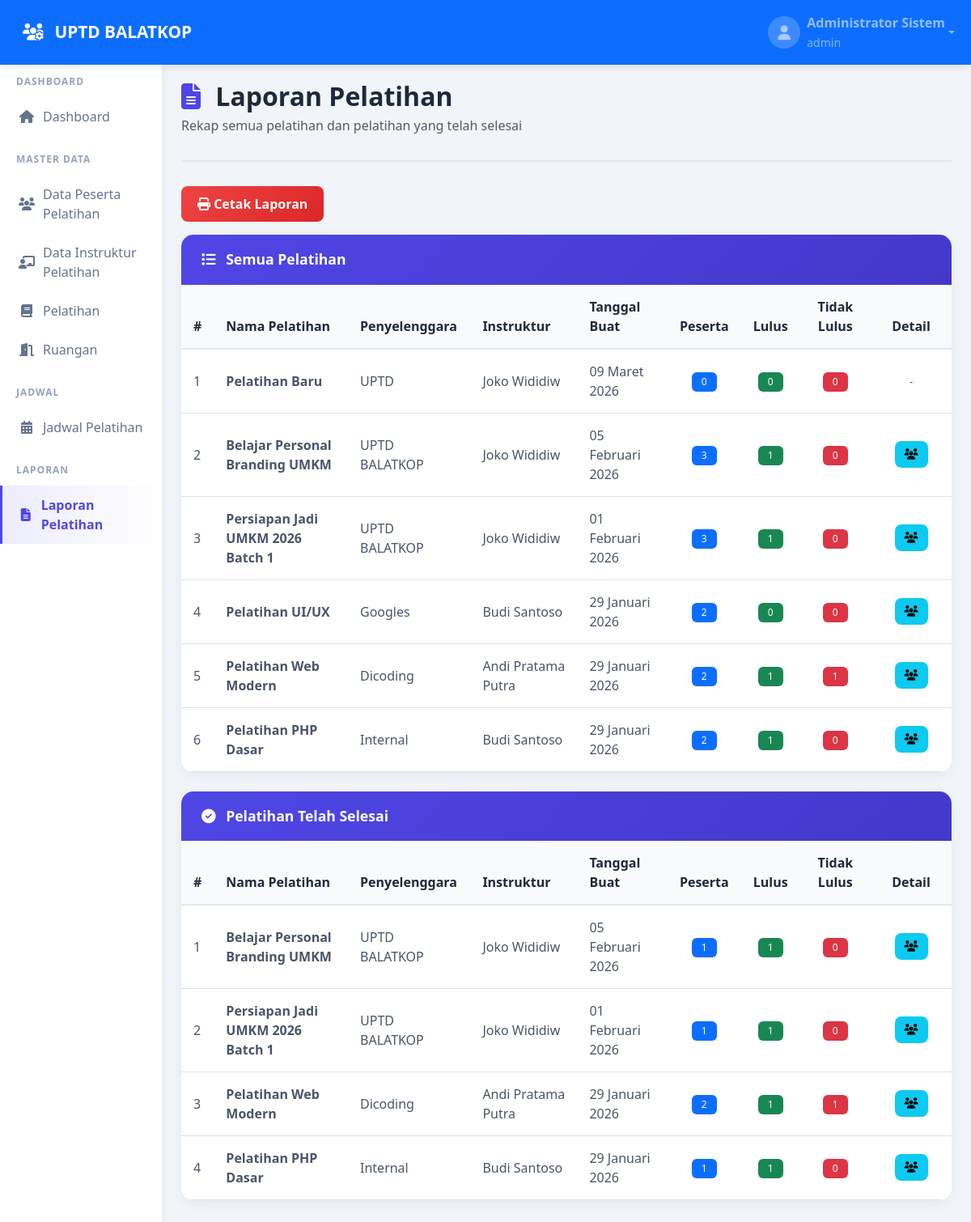
The page /Admin/laporan_pelatihan.php (signed in) on the database its author committed.
### tables this page shows
CREATE TABLE `pelatihan` (
  `id` int(11) NOT NULL,
  `nama_pelatihan` varchar(100) NOT NULL,
  `penyelenggara` varchar(100) DEFAULT NULL,
  `kuota` int(11) DEFAULT NULL,
  `created_at` timestamp NULL DEFAULT current_timestamp(),
  `instruktur_id` int(11) DEFAULT NULL
);

CREATE TABLE `users` (
  `id` int(11) NOT NULL,
  `nama_lengkap` varchar(100) NOT NULL,
  `username` varchar(50) NOT NULL,
  `password` varchar(255) NOT NULL,
  `role` enum('Peserta','Admin','Instruktur','Pimpinan') NOT NULL DEFAULT 'Peserta',
  `created_at` timestamp NULL DEFAULT current_timestamp(),
  `updated_at` timestamp NULL DEFAULT current_timestamp() ON UPDATE current_timestamp()
);

### config.php (called while the page is built, shortened)
<?php
function format_tanggal($date) {
    $bulan = [
        1 => 'Januari', 'Februari', 'Maret', 'April', 'Mei', 'Juni',
        'Juli', 'Agustus', 'September', 'Oktober', 'November', 'Desember'
    ];
    $timestamp = strtotime($date);
    $d = date('d', $timestamp);
    $m = date('n', $timestamp);
    $y = date('Y', $timestamp);
    return $d . ' ' . $bulan[$m] . ' ' . $y;
}
?>

### Admin/laporan_pelatihan.php (the view, shortened to what this page needs)
<?php
require_once '../config.php';
$conn = getConnection();
$pelatihan = $conn->query("
    SELECT
        p.id,
        p.nama_pelatihan,
        p.penyelenggara,
        u.nama_lengkap AS instruktur,
        p.created_at,
        COUNT(rp.id) AS total_peserta,
        SUM(CASE WHEN rp.status = 'Lulus' THEN 1 ELSE 0 END) AS total_lulus,
        SUM(CASE WHEN rp.status = 'Tidak Lulus' THEN 1 ELSE 0 END) AS total_tidak_lulus
    FROM pelatihan p
    LEFT JOIN users u ON p.instruktur_id = u.id
    LEFT JOIN riwayat_peserta rp ON p.id = rp.pelatihan_id
    GROUP BY p.id
    ORDER BY p.created_at DESC
");
$pelatihan_selesai = $conn->query("
    SELECT
        p.id,
        p.nama_pelatihan,
        p.penyelenggara,
        u.nama_lengkap AS instruktur,
        p.created_at,
        COUNT(rp.id) AS total_peserta,
        SUM(CASE WHEN rp.status = 'Lulus' THEN 1 ELSE 0 END) AS total_lulus,
        SUM(CASE WHEN rp.status = 'Tidak Lulus' THEN 1 ELSE 0 END) AS total_tidak_lulus
    FROM pelatihan p
    LEFT JOIN users u ON p.instruktur_id = u.id
    LEFT JOIN riwayat_peserta rp ON p.id = rp.pelatihan_id
    WHERE rp.status IN ('Lulus','Tidak Lulus')
    GROUP BY p.id
    HAVING total_lulus > 0 OR total_tidak_lulus > 0
    ORDER BY p.created_at DESC
");
$peserta_query = $conn->query("
    SELECT
        rp.pelatihan_id,
        ps.id AS peserta_id,
        ps.nama_lengkap,
        ps.email,
        ps.telepon,
        rp.tanggal_ikut,
        rp.status
    FROM riwayat_peserta rp
    JOIN peserta ps ON rp.peserta_id = ps.id
    ORDER BY rp.pelatihan_id, ps.nama_lengkap
");
$peserta_per_pelatihan = [];
while ($p = $peserta_query->fetch_assoc()) {
    $peserta_per_pelatihan[$p['pelatihan_id']][] = $p;
}
?>
<!DOCTYPE html>
<html lang="id">
<head>
    <link href="https://cdn.jsdelivr.net/npm/bootstrap@5.3.0/dist/css/bootstrap.min.css" rel="stylesheet">
    <link rel="stylesheet" href="https://cdnjs.cloudflare.com/ajax/libs/font-awesome/6.4.0/css/all.min.css">
    <link rel="stylesheet" href="../assets/css/style.css">
</head>
<body>
    <?php include '../includes/navbar.php'; ?>
    <div class="container-fluid">
        <div class="row">
            <?php include '../includes/sidebar.php'; ?>
            <main class="col-md-9 ms-sm-auto col-lg-10 px-md-4 main-content">
                <div class="page-header">
                    <h1><i class="fas fa-file-alt"></i> Laporan Pelatihan</h1>
                    <p class="text-muted">Rekap semua pelatihan dan pelatihan yang telah selesai</p>
                </div>
                <a href="laporan_pelatihan_cetak.php" target="_blank" class="btn btn-danger mb-3">
                    <i class="fas fa-print"></i> Cetak Laporan
                </a>
                <div class="content-card mb-4">
                    <div class="card-header">
                        <h5><i class="fas fa-list"></i> Semua Pelatihan</h5>
                    </div>
                    <div class="table-responsive">
                        <table class="table table-hover align-middle">
                            <thead>
                                <tr>
                                    <th width="40">#</th>
                                    <th>Nama Pelatihan</th>
                                    <th>Penyelenggara</th>
                                    <th>Instruktur</th>
                                    <th>Tanggal Buat</th>
                                    <th class="text-center">Peserta</th>
                                    <th class="text-center">Lulus</th>
                                    <th class="text-center">Tidak Lulus</th>
                                    <th class="text-center" width="100">Detail</th>
                                </tr>
                            </thead>
                            <tbody>
                                <?php $no = 1;
                                foreach ($pelatihan as $row): ?>
                                    <tr>
                                        <td><?= $no++; ?></td>
                                        <td><strong><?= htmlspecialchars($row['nama_pelatihan']); ?></strong></td>
                                        <td><?= htmlspecialchars($row['penyelenggara'] ?: '-'); ?></td>
                                        <td><?= htmlspecialchars($row['instruktur'] ?: '-'); ?></td>
                                        <td><?= format_tanggal($row['created_at']); ?></td>
                                        <td class="text-center"><span class="badge bg-primary"><?= $row['total_peserta']; ?></span></td>
                                        <td class="text-center"><span class="badge bg-success"><?= $row['total_lulus'] ?: 0; ?></span></td>
                                        <td class="text-center"><span class="badge bg-danger"><?= $row['total_tidak_lulus'] ?: 0; ?></span></td>
                                        <td class="text-center">
                                            <?php if (!empty($peserta_per_pelatihan[$row['id']])): ?>
                                                <button class="btn btn-info btn-sm" type="button"
                                                    data-bs-toggle="collapse"
                                                    data-bs-target="#peserta-a-<?= $row['id']; ?>">
                                                    <i class="fas fa-users"></i>
                                                </button>
                                            <?php else: ?>
                                                <span class="text-muted small">-</span>
                                            <?php endif; ?>
                                        </td>
                                    </tr>
                                <?php endforeach; ?>
                            </tbody>
                        </table>
                    </div>
                </div>
                <div class="content-card">
                    <div class="card-header">
                        <h5><i class="fas fa-check-circle"></i> Pelatihan Telah Selesai</h5>
                    </div>
                    <div class="table-responsive">
                        <table class="table table-hover align-middle">
                            <thead>
                                <tr>
                                    <th width="40">#</th>
                                    <th>Nama Pelatihan</th>
                                    <th>Penyelenggara</th>
                                    <th>Instruktur</th>
                                    <th>Tanggal Buat</th>
                                    <th class="text-center">Peserta</th>
                                    <th class="text-center">Lulus</th>
                                    <th class="text-center">Tidak Lulus</th>
                                    <th class="text-center" width="100">Detail</th>
                                </tr>
                            </thead>
                            <tbody>
                                <?php $no = 1;
                                foreach ($pelatihan_selesai as $row): ?>
                                    <tr>
                                        <td><?= $no++; ?></td>
                                        <td><strong><?= htmlspecialchars($row['nama_pelatihan']); ?></strong></td>
                                        <td><?= htmlspecialchars($row['penyelenggara'] ?: '-'); ?></td>
                                        <td><?= htmlspecialchars($row['instruktur'] ?: '-'); ?></td>
                                        <td><?= format_tanggal($row['created_at']); ?></td>
                                        <td class="text-center"><span class="badge bg-primary"><?= $row['total_peserta']; ?></span></td>
                                        <td class="text-center"><span class="badge bg-success"><?= $row['total_lulus'] ?: 0; ?></span></td>
                                        <td class="text-center"><span class="badge bg-danger"><?= $row['total_tidak_lulus'] ?: 0; ?></span></td>
                                        <td class="text-center">
                                            <?php if (!empty($peserta_per_pelatihan[$row['id']])): ?>
                                                <button class="btn btn-info btn-sm" type="button"
                                                    data-bs-toggle="collapse"
                                                    data-bs-target="#peserta-b-<?= $row['id']; ?>">
                                                    <i class="fas fa-users"></i>
                                                </button>
                                            <?php else: ?>
                                                <span class="text-muted small">-</span>
                                            <?php endif; ?>
                                        </td>
                                    </tr>
                                <?php endforeach; ?>
                            </tbody>
                        </table>
                    </div>
                </div>
            </main>
        </div>
    </div>
</body>
</html>

### assets/css/style.css (style rules this page uses)
:root { --primary: #4f46e5; --primary-dark: #4338ca; --secondary: #06b6d4; --success: #10b981; --danger: #ef4444; --warning: #f59e0b; --info: #3b82f6; --dark: #1e293b; --light: #f8fafc; --sidebar-width: 250px; }
* { margin: 0; padding: 0; box-sizing: border-box; }
body { font-family: 'Segoe UI', Tahoma, Geneva, Verdana, sans-serif; background-color: #f1f5f9; overflow-x: hidden; }
.main-content { margin-top: 20px; padding-bottom: 40px; }
.page-header { margin-bottom: 30px; padding-bottom: 15px; border-bottom: 2px solid #e2e8f0; }
.page-header h1 { font-size: 2rem; font-weight: 700; color: var(--dark); margin-bottom: 5px; }
.page-header h1 i { color: var(--primary); margin-right: 10px; }
.content-card { background: white; border-radius: 15px; box-shadow: 0 4px 15px rgba(0,0,0,0.05); margin-bottom: 30px; overflow: hidden; animation: fadeInUp 0.6s ease-out; }
.content-card .card-header { background: linear-gradient(135deg, var(--primary) 0%, var(--primary-dark) 100%); color: white; padding: 20px 25px; border: none; }
.content-card .card-header h5 { margin: 0; font-weight: 600; font-size: 1.1rem; }
.content-card .card-header i { margin-right: 8px; }
.table { margin-bottom: 0; }
.table thead th { background: #f8fafc; color: var(--dark); font-weight: 600; border-bottom: 2px solid #e2e8f0; padding: 15px; }
.table tbody td { padding: 15px; vertical-align: middle; color: #475569; }
.table-hover tbody tr { transition: all 0.3s; }
.badge { padding: 6px 12px; font-weight: 500; border-radius: 6px; }
.btn { padding: 10px 20px; border-radius: 8px; font-weight: 600; transition: all 0.3s; border: none; }
.btn-danger { background: linear-gradient(135deg, #ef4444 0%, #dc2626 100%); }
.btn-sm { padding: 6px 12px; font-size: 0.85rem; }

### rows shown on the page
pelatihan: nama_pelatihan "Pelatihan Baru", penyelenggara "UPTD", instruktur.nama_lengkap "Joko Wididiw", created_at "09 Maret 2026", total_peserta "0", total_lulus "0", total_tidak_lulus "0"
pelatihan: nama_pelatihan "Belajar Personal Branding UMKM", penyelenggara "UPTD BALATKOP", instruktur.nama_lengkap "Joko Wididiw", created_at "05 Februari 2026", total_peserta "3", total_lulus "1", total_tidak_lulus "0", total_peserta "1"
pelatihan: nama_pelatihan "Persiapan Jadi UMKM 2026 Batch 1", penyelenggara "UPTD BALATKOP", instruktur.nama_lengkap "Joko Wididiw", created_at "01 Februari 2026", total_peserta "3", total_lulus "1", total_tidak_lulus "0", total_peserta "1"
pelatihan: nama_pelatihan "Pelatihan UI/UX", penyelenggara "Googles", instruktur.nama_lengkap "Budi Santoso", created_at "29 Januari 2026", total_peserta "2", total_lulus "0", total_tidak_lulus "0"
pelatihan: nama_pelatihan "Pelatihan Web Modern", penyelenggara "Dicoding", instruktur.nama_lengkap "Andi Pratama Putra", created_at "29 Januari 2026", total_peserta "2", total_lulus "1", total_tidak_lulus "1"
pelatihan: nama_pelatihan "Pelatihan PHP Dasar", penyelenggara "Internal", instruktur.nama_lengkap "Budi Santoso", created_at "29 Januari 2026", total_peserta "2", total_lulus "1", total_tidak_lulus "0", total_peserta "1"

### other values the page prints
APP_NAME "UPTD BALATKOP"
$_SESSION['nama_lengkap'] "Administrator Sistem"
$_SESSION['username'] "admin"
